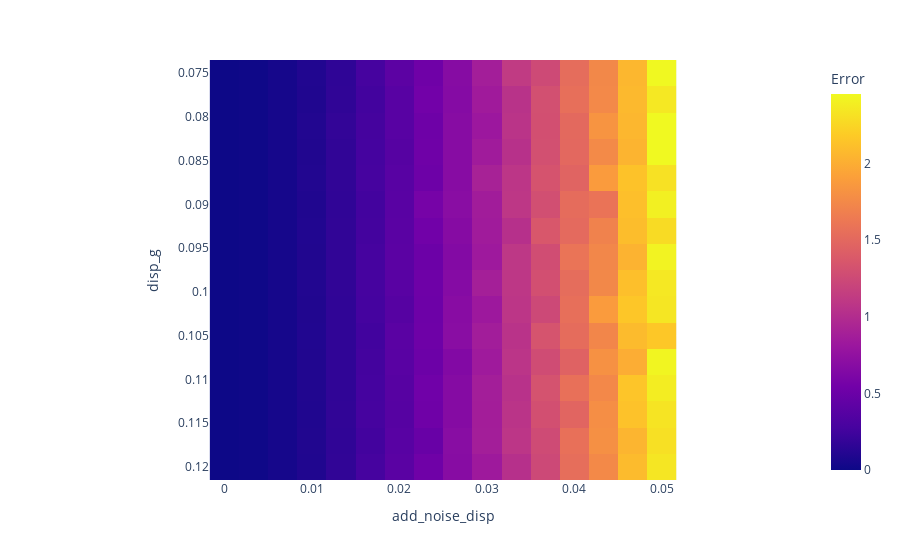
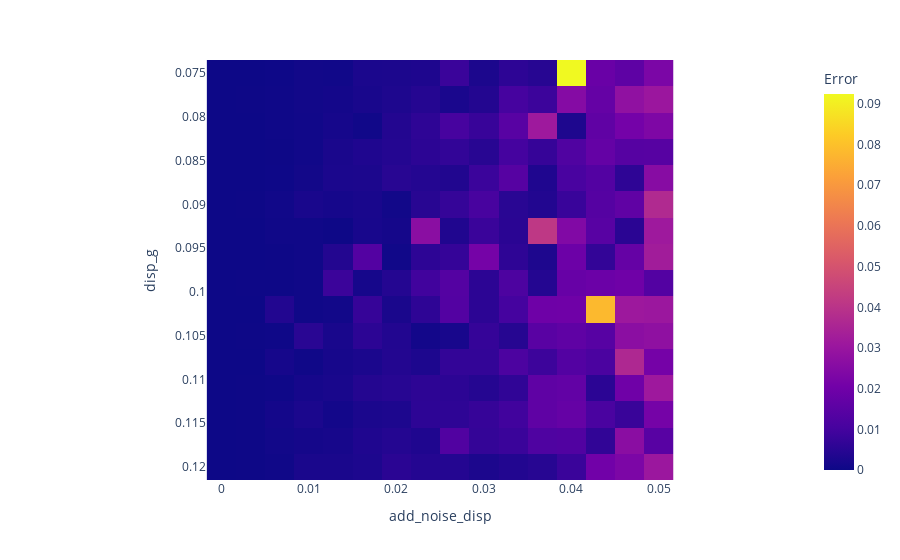

The cell these charts' notebook holds for them, in order:
### Code cell
fig = px.imshow((m_errors),
                labels=dict(y="disp_g", x="add_noise_disp", color="Error"),
                y=l_disp_g,
                x=l_add_noise_disp)

fig.show()

fig = px.imshow((m_errors_no_noise),
                labels=dict(y="disp_g", x="add_noise_disp", color="Error"),
                y=l_disp_g,
                x=l_add_noise_disp)

fig.show()

### Figure 1 — Plotly figure (JSON) as saved in the notebook; plotly's stock layout.template omitted (floating-point values rounded to 4 significant figures; data arrays with more than 128 entries replaced by an {"elided": "..."} marker saying what was removed)
{"data": [{"coloraxis": "coloraxis", "hovertemplate": "add_noise_disp: %{x}<br>disp_g: %{y}<br>Error: %{z}<extra></extra>", "name": "0", "type": "heatmap", "x": [0, 0.003333, 0.006667, 0.01, 0.01333, 0.01667, 0.02, 0.02333, 0.02667, 0.03, 0.03333, 0.03667, 0.04, 0.04333, 0.04667, 0.05], "xaxis": "x", "y": [0.075, 0.078, 0.081, 0.084, 0.087, 0.09, 0.093, 0.096, 0.099, 0.102, 0.105, 0.108, 0.111, 0.114, 0.117, 0.12], "yaxis": "y", "z": {"elided": "16x16 float values"}}], "layout": {"coloraxis": {"colorbar": {"title": {"text": "Error"}}, "colorscale": [[0, "#0d0887"], [0.1111, "#46039f"], [0.2222, "#7201a8"], [0.3333, "#9c179e"], [0.4444, "#bd3786"], [0.5556, "#d8576b"], [0.6667, "#ed7953"], [0.7778, "#fb9f3a"], [0.8889, "#fdca26"], [1, "#f0f921"]]}, "margin": {"t": 60}, "xaxis": {"anchor": "y", "constrain": "domain", "domain": [0, 1], "scaleanchor": "y", "title": {"text": "add_noise_disp"}}, "yaxis": {"anchor": "x", "autorange": "reversed", "constrain": "domain", "domain": [0, 1], "title": {"text": "disp_g"}}}}

### Figure 2 — Plotly figure (JSON) as saved in the notebook; plotly's stock layout.template omitted (floating-point values rounded to 4 significant figures; data arrays with more than 128 entries replaced by an {"elided": "..."} marker saying what was removed)
{"data": [{"coloraxis": "coloraxis", "hovertemplate": "add_noise_disp: %{x}<br>disp_g: %{y}<br>Error: %{z}<extra></extra>", "name": "0", "type": "heatmap", "x": [0, 0.003333, 0.006667, 0.01, 0.01333, 0.01667, 0.02, 0.02333, 0.02667, 0.03, 0.03333, 0.03667, 0.04, 0.04333, 0.04667, 0.05], "xaxis": "x", "y": [0.075, 0.078, 0.081, 0.084, 0.087, 0.09, 0.093, 0.096, 0.099, 0.102, 0.105, 0.108, 0.111, 0.114, 0.117, 0.12], "yaxis": "y", "z": {"elided": "16x16 float values"}}], "layout": {"coloraxis": {"colorbar": {"title": {"text": "Error"}}, "colorscale": [[0, "#0d0887"], [0.1111, "#46039f"], [0.2222, "#7201a8"], [0.3333, "#9c179e"], [0.4444, "#bd3786"], [0.5556, "#d8576b"], [0.6667, "#ed7953"], [0.7778, "#fb9f3a"], [0.8889, "#fdca26"], [1, "#f0f921"]]}, "margin": {"t": 60}, "xaxis": {"anchor": "y", "constrain": "domain", "domain": [0, 1], "scaleanchor": "y", "title": {"text": "add_noise_disp"}}, "yaxis": {"anchor": "x", "autorange": "reversed", "constrain": "domain", "domain": [0, 1], "title": {"text": "disp_g"}}}}
